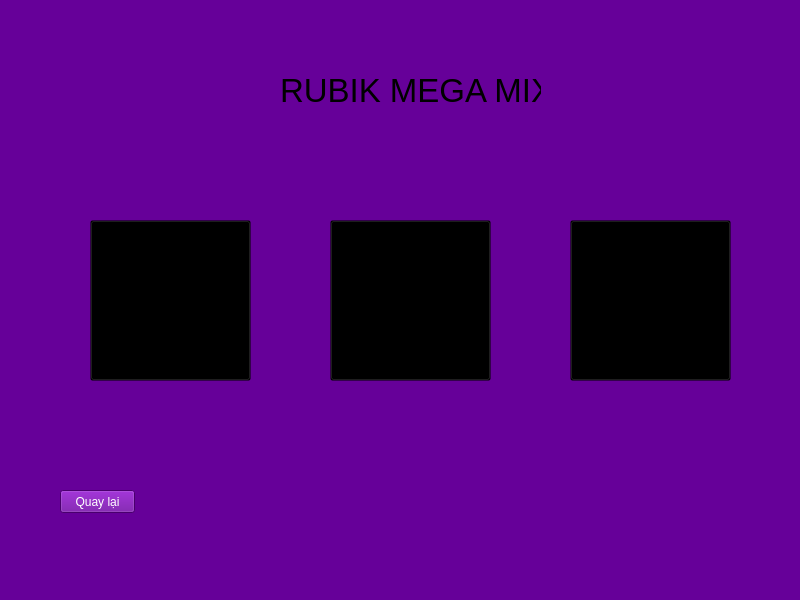
<?xml version="1.0" encoding="UTF-8"?>
<ui version="4.0">
 <class>MainWindow</class>
 <widget class="QMainWindow" name="MainWindow">
  <property name="geometry">
   <rect>
    <x>0</x>
    <y>0</y>
    <width>800</width>
    <height>600</height>
   </rect>
  </property>
  <property name="windowTitle">
   <string>MainWindow</string>
  </property>
  <property name="styleSheet">
   <string notr="true">background-color:#660099;</string>
  </property>
  <widget class="QWidget" name="centralwidget">
   <widget class="QLabel" name="label">
    <property name="geometry">
     <rect>
      <x>90</x>
      <y>-10</y>
      <width>651</width>
      <height>71</height>
     </rect>
    </property>
    <property name="text">
     <string/>
    </property>
    <property name="pixmap">
     <pixmap>../image/Logo-design-Width.png</pixmap>
    </property>
    <property name="scaledContents">
     <bool>true</bool>
    </property>
   </widget>
   <widget class="QLabel" name="label_2">
    <property name="geometry">
     <rect>
      <x>280</x>
      <y>60</y>
      <width>261</width>
      <height>61</height>
     </rect>
    </property>
    <property name="font">
     <font>
      <pointsize>25</pointsize>
     </font>
    </property>
    <property name="text">
     <string>RUBIK MEGA MIX</string>
    </property>
   </widget>
   <widget class="QPushButton" name="btngan14">
    <property name="geometry">
     <rect>
      <x>570</x>
      <y>220</y>
      <width>161</width>
      <height>161</height>
     </rect>
    </property>
    <property name="styleSheet">
     <string notr="true">background-color:transparent;</string>
    </property>
    <property name="text">
     <string/>
    </property>
    <property name="icon">
     <iconset>
      <normaloff>../../../Downloads/747b1ff6003e4fee9736f718464a933b.webp</normaloff>../../../Downloads/747b1ff6003e4fee9736f718464a933b.webp</iconset>
    </property>
    <property name="iconSize">
     <size>
      <width>180</width>
      <height>180</height>
     </size>
    </property>
    <property name="autoDefault">
     <bool>false</bool>
    </property>
    <property name="default">
     <bool>false</bool>
    </property>
   </widget>
   <widget class="QPushButton" name="btngan14_2">
    <property name="geometry">
     <rect>
      <x>90</x>
      <y>220</y>
      <width>161</width>
      <height>161</height>
     </rect>
    </property>
    <property name="styleSheet">
     <string notr="true">background-color:transparent;</string>
    </property>
    <property name="text">
     <string/>
    </property>
    <property name="icon">
     <iconset>
      <normaloff>../../../Downloads/vn-11134207-7r98o-lt0j4h13zp3805.webp</normaloff>../../../Downloads/vn-11134207-7r98o-lt0j4h13zp3805.webp</iconset>
    </property>
    <property name="iconSize">
     <size>
      <width>180</width>
      <height>180</height>
     </size>
    </property>
    <property name="autoDefault">
     <bool>false</bool>
    </property>
    <property name="default">
     <bool>false</bool>
    </property>
   </widget>
   <widget class="QPushButton" name="btngan14_3">
    <property name="geometry">
     <rect>
      <x>330</x>
      <y>220</y>
      <width>161</width>
      <height>161</height>
     </rect>
    </property>
    <property name="styleSheet">
     <string notr="true">background-color:transparent;</string>
    </property>
    <property name="text">
     <string/>
    </property>
    <property name="icon">
     <iconset>
      <normaloff>../../../Downloads/a836f07e777522537246d479fdfdb1ad.webp</normaloff>../../../Downloads/a836f07e777522537246d479fdfdb1ad.webp</iconset>
    </property>
    <property name="iconSize">
     <size>
      <width>180</width>
      <height>180</height>
     </size>
    </property>
    <property name="autoDefault">
     <bool>false</bool>
    </property>
    <property name="default">
     <bool>false</bool>
    </property>
   </widget>
   <widget class="QPushButton" name="btncb">
    <property name="geometry">
     <rect>
      <x>60</x>
      <y>490</y>
      <width>75</width>
      <height>23</height>
     </rect>
    </property>
    <property name="styleSheet">
     <string notr="true">color:white;</string>
    </property>
    <property name="text">
     <string>Quay lại</string>
    </property>
   </widget>
  </widget>
  <widget class="QMenuBar" name="menubar">
   <property name="geometry">
    <rect>
     <x>0</x>
     <y>0</y>
     <width>800</width>
     <height>21</height>
    </rect>
   </property>
  </widget>
  <widget class="QStatusBar" name="statusbar"/>
 </widget>
 <resources/>
 <connections/>
</ui>
